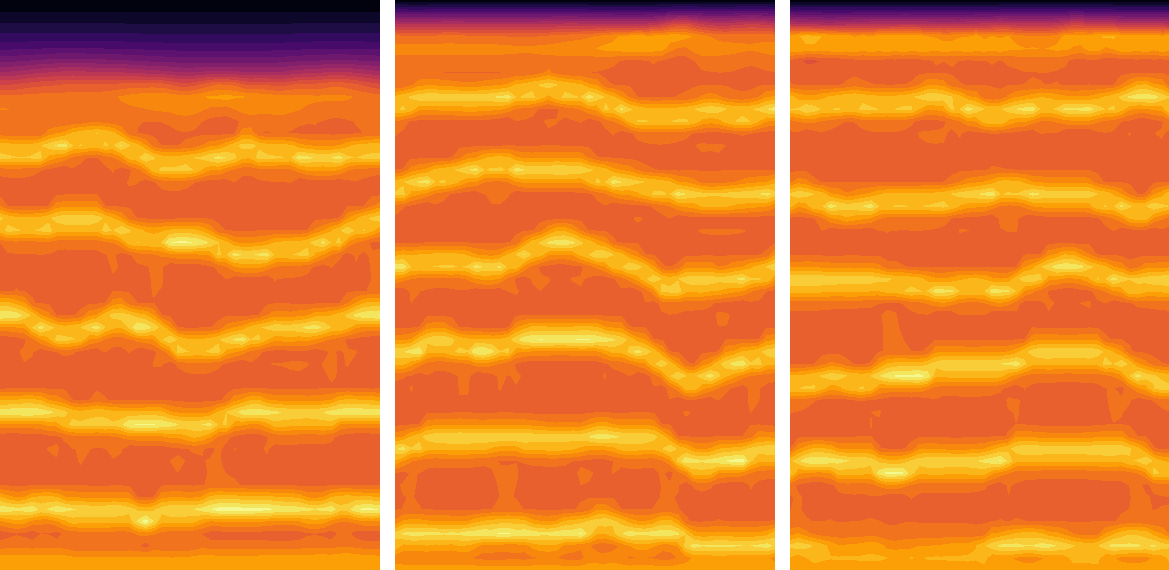

Here is the Python script that generated this plot:
''' Rayleigh-Benard convection ''' 

import seaborn as sns
import matplotlib.pyplot as plt
import pdb
import numpy as np
from typing import Tuple
import colorcet as cc
from tqdm import tqdm

from cml import *

np.random.seed(9999)

class CML_bubbles:
	def __init__(self, shape: Tuple, temp: float, eps: float, sigma: float, alpha: float, eta: float, T_c: float):
		'''
		shape: (m, n) grid
		temp: temperature difference between upper and lower plates
		nu: viscosity
		kappa: thermal diffusion coefficient
		eta: pressure effect
		kappa: thermal expansion coefficient
		dt (optional): rate of particle advection 
		'''
		self.shape = shape
		self.temp = temp
		self.eps = eps
		self.sigma = sigma
		self.alpha = alpha
		self.eta = eta
		self.T_c = T_c
		self.reset()

	def laplace_x(self, u):
		ret = -u
		ret += np.c_[u[:,1:],u[:,0]] / 2
		ret += np.c_[u[:,-1],u[:,:-1]] / 2
		return ret

	def laplace_y(self, u):
		ret = -u
		ret[0] = 0
		ret[-1] = 0
		ret[1:-1] += (u[:-2] + u[2:]) / 2
		return ret

	def laplace(self, u):
		return (self.laplace_x(u) + self.laplace_y(u)) / 2

	def density(self, T):
		return np.tanh(self.alpha*(T-self.T_c))

	def step(self):
		# Thermal diffusion
		T = self.T + self.eps*self.laplace(self.T)

		# Bubble nucleation
		T[1:-1] -= (self.sigma/2)*T[1:-1]*(self.density(T[:-2]) - self.density(T[2:]))

		# Evaporative cooling / condensative heating
		m, n = self.shape
		for y in range (1, m-1):
			for x in range(n):
				mult = 0.
				if T[y, x] > self.T_c and self.T[y, x] < self.T_c:
					mult = -1.
				elif T[y, x] < self.T_c and self.T[y, x] > self.T_c:
					mult = 1.
				T[y, (x+1)%m] += mult*self.eta
				T[y, (x-1)%m] += mult*self.eta
				T[y-1, x] += mult*self.eta
				T[y+1, x] += mult*self.eta

		# Reapply boundary conditions
		T[0,:] = 0.
		T[-1,:] = self.temp

		self.T = T

	def reset(self):
		# Symmetry-breaking initial conditions
		self.T = (self.temp / 2) + np.random.normal(size=self.shape, scale=1e-3)
		self.T[0,:] = 0.
		self.T[-1,:] = self.temp

if __name__ == '__main__':
	m, n = 40, 40
	temp = 9.87
	eps = 0.5
	sigma = 0.1
	alpha = 10
	eta = 0.1
	T_c = 10

	model = CML_bubbles((m, n), temp, eps, sigma, alpha, eta, T_c)

	# pdb.set_trace()

	''' Save as plot ''' 

	fig, axs = plt.subplots(1, 3, figsize=(12, 6))

	for _ in range(500):
		model.step()

	axs[0].contourf(model.T, 20, cmap='inferno')
	axs[0].invert_yaxis()
	axs[0].axis('off')

	for _ in range(500):
		model.step()

	axs[1].contourf(model.T, 20, cmap='inferno')
	axs[1].invert_yaxis()
	axs[1].axis('off')

	for _ in range(500):
		model.step()

	axs[2].contourf(model.T, 20, cmap='inferno')
	axs[2].invert_yaxis()
	axs[2].axis('off')

	fig.tight_layout()
	fig.savefig('bubbles.png', bbox_inches='tight', pad_inches=0)

	plt.show()

	''' Save as video ''' 
	# from matplotlib.animation import FFMpegWriter

	# writer = FFMpegWriter(fps=15, metadata={'title': 'rb_convectoin'})
	# fig, axs = plt.subplots(1, 2, figsize=(13, 4))

	# with writer.saving(fig, 'rb_convection.mp4', dpi=100):
	# 	model.reset()
	# 	for _ in tqdm(range(1000)):
	# 		axs[0].clear()
	# 		axs[1].clear()
	# 		axs[0].contourf(model.T, 20, cmap='inferno_r')
	# 		axs[1].quiver(model.Vx, model.Vy)
	# 		writer.grab_frame()
	# 		model.step()